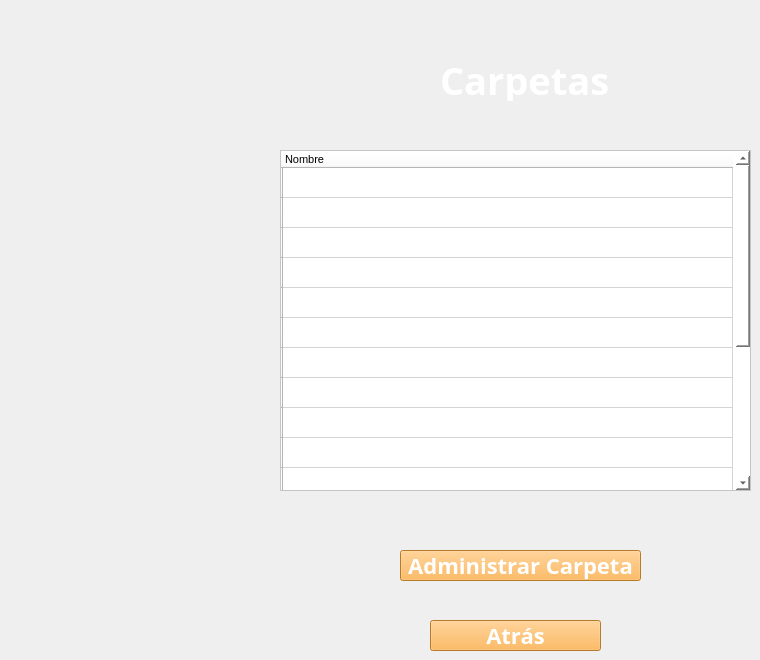
    <widget class="QWidget" name="page_carpetas">
     <widget class="QLabel" name="label_9">
      <property name="geometry">
       <rect>
        <x>440</x>
        <y>60</y>
        <width>171</width>
        <height>41</height>
       </rect>
      </property>
      <property name="styleSheet">
       <string notr="true">font-family: ebrima;
color:rgb(255, 255, 255);
font-size: 38px;
font-weight: bold;</string>
      </property>
      <property name="text">
       <string>Carpetas</string>
      </property>
     </widget>
     <widget class="QPushButton" name="btn_AdministrarCarpeta">
      <property name="geometry">
       <rect>
        <x>400</x>
        <y>550</y>
        <width>241</width>
        <height>31</height>
       </rect>
      </property>
      <property name="styleSheet">
       <string notr="true">background-color: rgb(255, 172, 56);
font-family: ebrima;
color:rgb(255, 255, 255);
font-size: 22px;
font-weight: bold;</string>
      </property>
      <property name="text">
       <string>Administrar Carpeta</string>
      </property>
     </widget>
     <widget class="QFrame" name="frame_2">
      <property name="geometry">
       <rect>
        <x>280</x>
        <y>150</y>
        <width>471</width>
        <height>341</height>
       </rect>
      </property>
      <property name="styleSheet">
       <string notr="true">background-color: rgb(255, 255, 255);</string>
      </property>
      <property name="frameShape">
       <enum>QFrame::StyledPanel</enum>
      </property>
      <property name="frameShadow">
       <enum>QFrame::Raised</enum>
      </property>
      <widget class="QTableWidget" name="tbCarpetas">
       <property name="geometry">
        <rect>
         <x>0</x>
         <y>0</y>
         <width>471</width>
         <height>341</height>
        </rect>
       </property>
       <property name="sizePolicy">
        <sizepolicy hsizetype="Expanding" vsizetype="Expanding">
         <horstretch>5</horstretch>
         <verstretch>5</verstretch>
        </sizepolicy>
       </property>
       <attribute name="horizontalHeaderDefaultSectionSize">
        <number>450</number>
       </attribute>
       <row>
        <property name="text">
         <string/>
        </property>
       </row>
       <row>
        <property name="text">
         <string/>
        </property>
       </row>
       <row>
        <property name="text">
         <string/>
        </property>
       </row>
       <row>
        <property name="text">
         <string/>
        </property>
       </row>
       <row>
        <property name="text">
         <string/>
        </property>
       </row>
       <row>
        <property name="text">
         <string/>
        </property>
       </row>
       <row>
        <property name="text">
         <string/>
        </property>
       </row>
       <row>
        <property name="text">
         <string/>
        </property>
       </row>
       <row>
        <property name="text">
         <string/>
        </property>
       </row>
       <row>
        <property name="text">
         <string/>
        </property>
       </row>
       <row>
        <property name="text">
         <string/>
        </property>
       </row>
       <row>
        <property name="text">
         <string/>
        </property>
       </row>
       <row>
        <property name="text">
         <string/>
        </property>
       </row>
       <row>
        <property name="text">
         <string/>
        </property>
       </row>
       <row>
        <property name="text">
         <string/>
        </property>
       </row>
       <row>
        <property name="text">
         <string/>
        </property>
       </row>
       <row>
        <property name="text">
         <string/>
        </property>
       </row>
       <column>
        <property name="text">
         <string>Nombre</string>
        </property>
        <property name="font">
         <font>
          <pointsize>8</pointsize>
          <stylestrategy>PreferDefault</stylestrategy>
         </font>
        </property>
        <property name="textAlignment">
         <set>AlignJustify|AlignVCenter</set>
        </property>
        <property name="background">
         <color>
          <red>0</red>
          <green>0</green>
          <blue>0</blue>
         </color>
        </property>
       </column>
      </widget>
     </widget>
     <widget class="QPushButton" name="btn_atrasCarpetas">
      <property name="geometry">
       <rect>
        <x>430</x>
        <y>620</y>
        <width>171</width>
        <height>31</height>
       </rect>
      </property>
      <property name="styleSheet">
       <string notr="true">background-color: rgb(255, 172, 56);
font-family: ebrima;
color:rgb(255, 255, 255);
font-size: 22px;
font-weight: bold;</string>
      </property>
      <property name="text">
       <string>Atrás</string>
      </property>
     </widget>
    </widget>
